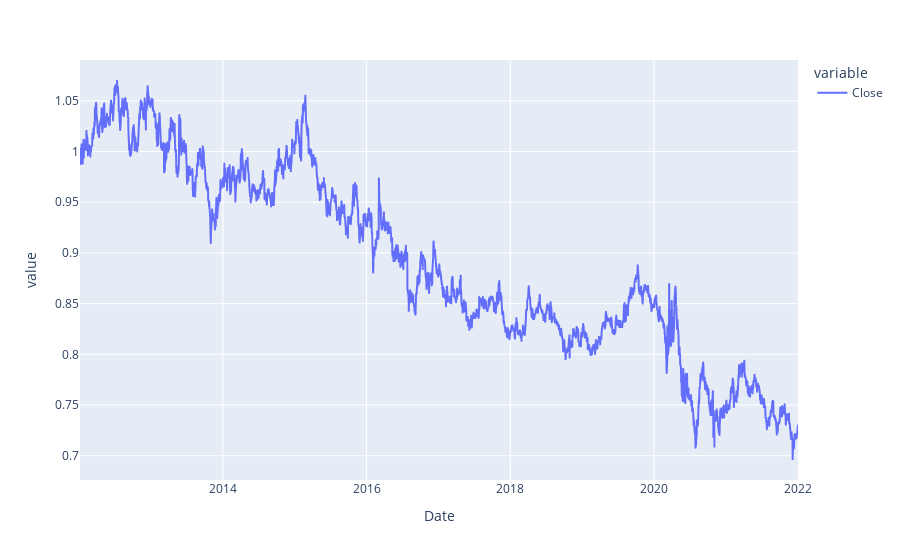

The code cell stored with this chart in its notebook:
### Code cell
ret_spread = eqr_returns-udr_returns
raw_spread = (ret_spread+1).cumprod()
px.line(raw_spread)

### Figure 1 — Plotly figure (JSON) as saved in the notebook; plotly's stock layout.template omitted (floating-point values rounded to 4 significant figures; data arrays with more than 128 entries replaced by an {"elided": "..."} marker saying what was removed)
{"data": [{"hovertemplate": "variable=Close<br>Date=%{x}<br>value=%{y}<extra></extra>", "legendgroup": "Close", "line": {"color": "#636efa", "dash": "solid"}, "marker": {"symbol": "circle"}, "mode": "lines", "name": "Close", "showlegend": true, "type": "scattergl", "x": {"elided": "2516 str values"}, "xaxis": "x", "y": {"elided": "2516 float values"}, "yaxis": "y"}], "layout": {"autosize": true, "legend": {"title": {"text": "variable"}, "tracegroupgap": 0}, "margin": {"t": 60}, "xaxis": {"anchor": "y", "autorange": true, "domain": [0, 1], "range": ["2012-01-05", "2022-01-03"], "title": {"text": "Date"}, "type": "date"}, "yaxis": {"anchor": "x", "autorange": true, "domain": [0, 1], "range": [0.676, 1.09], "title": {"text": "value"}, "type": "linear"}}}
